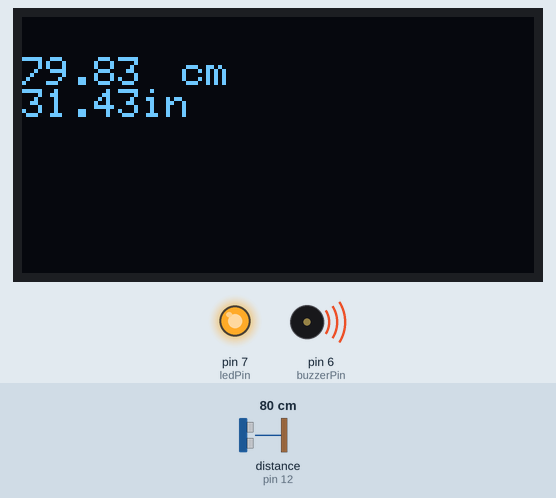
This sketch was run on a simulated Arduino Uno, built with avr-gcc and run on an emulated ATmega328P. On the bench: 128×64 one-colour display, output pins drawn as LEDs (lit = HIGH), buzzer (waves = sounding). Wiring (inferred from the names in the program): ultrasonic range finder: trigger pin 13; echo pin 12. Inputs (shaded band) come from the test bench; at power-on: distance to the obstacle (sensor on pin 12) 80 cm. The echo pulse lasts 58.3 µs per cm; pins used as bus, display or sensor lines are not drawn; what the sketch prints to the serial monitor is not drawn.

Above: at 3.3 s.
3.4 s: distance to the obstacle (sensor on pin 12) set to 33 cm
At 6.5 s:
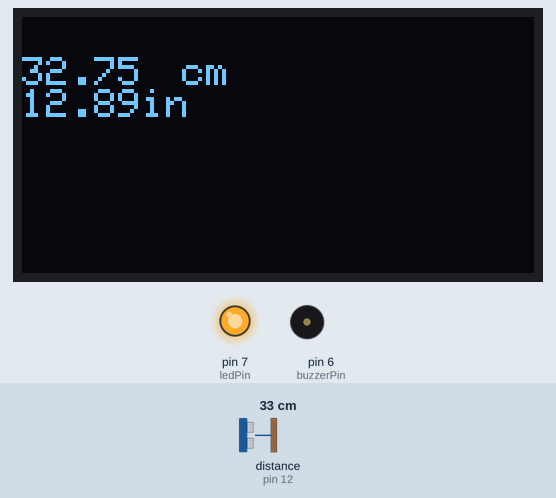
6.7 s: distance to the obstacle (sensor on pin 12) set to 28 cm
At 8.5 s:
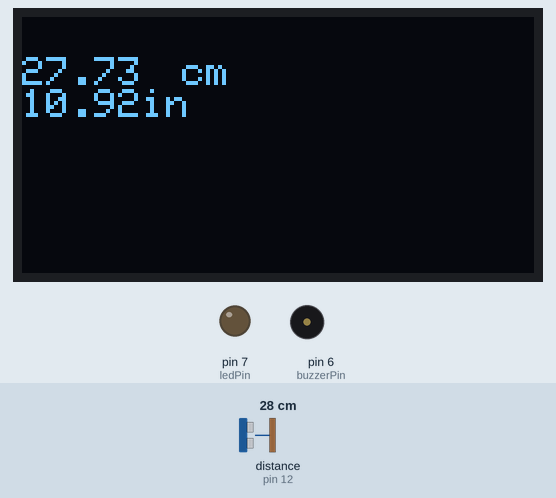
11.8 s: distance to the obstacle (sensor on pin 12) set to 2 cm
At 12.3 s:
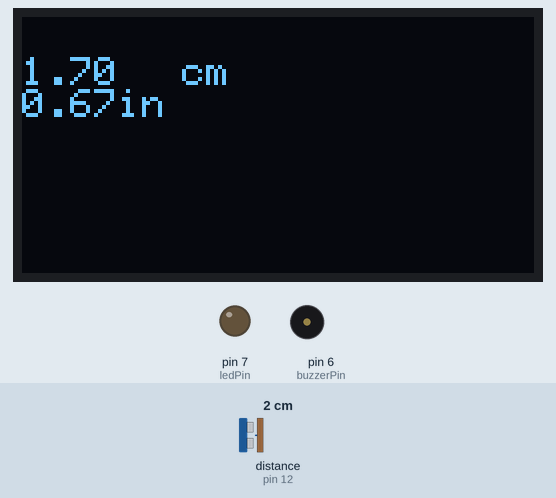
Timing chart, 0 to 14.8 s (numbered marks = the images above; inputs shaded):
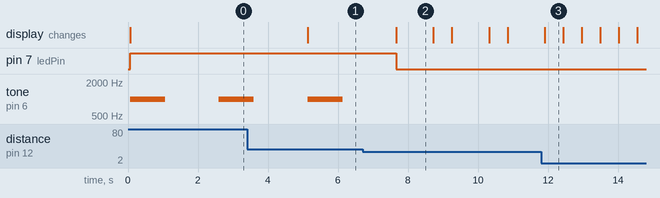

The sketch:

iot_a1.ino
```cpp
#include <SPI.h>
#include <Wire.h>
#include <Adafruit_GFX.h>
#include <Adafruit_SSD1306.h>


#define CommonSenseMetricSystem

#define threshhold 30
#define trigPin 13
#define echoPin 12
#define buzzerPin 6
#define ledPin 7
#define OLED_RESET 4

Adafruit_SSD1306 display(OLED_RESET);

void setup () {
Serial.begin (9600);
pinMode(trigPin , OUTPUT);
pinMode(echoPin , INPUT);
pinMode(buzzerPin , OUTPUT);
pinMode(ledPin , OUTPUT);
display.begin(SSD1306_SWITCHCAPVCC ,0x3C);
display.clearDisplay();
}

void loop () {
float duration , distance, inch;

digitalWrite(trigPin , LOW);
delayMicroseconds(2);
digitalWrite(trigPin , HIGH);
delayMicroseconds(10);
digitalWrite(trigPin , LOW);

duration = pulseIn(echoPin , HIGH);

distance = (duration/2) / 29.1;
inch = (duration/2) / 73.914;

display.setCursor(0,10); //oled
display.setTextSize(1);
display.setTextColor(WHITE);
display.println(distance);
display.setCursor(40,10);
display.setTextSize(1);


display.println("cm");
display.print(inch);
display.print("in");

display.display();
if(distance >threshhold)
{
digitalWrite(ledPin,HIGH);
tone(buzzerPin ,1000);
delay(1000);
noTone(buzzerPin);
delay(1000);
}
else{
noTone(buzzerPin);
digitalWrite(ledPin,LOW);
}
delay(500);
display.clearDisplay();
Serial.println(distance);
}
```

Measured:
- the behaviour switches between 31 and 30 cm on distance to the obstacle (sensor on pin 12) (found by bisection; images 1 and 2)
- after the input at 3.4 s, the display: changes after 1.7 s (image 1)
- after the input at 6.7 s, pin 7 (ledPin): HIGH → LOW after 0.96 s; tone on pin 6 (buzzerPin): stops changing and stays silent; the display: changes after 0.96 s (image 2)
- after the input at 11.8 s, the display: changes after 0.11 s (image 3)
- what the display in image 3 shows lasts 0.5 s, from 11.9 s to 12.4 s
